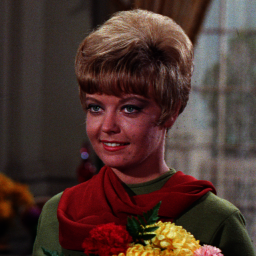
#> input picture s22022_hw0/Data/4.1.01.tiff, 256 x 256 px, found by its file name
$ jupyter execute --allow-errors s22022_hw0.ipynb   (shell and % lines are left out)   (text cells are left out)
#> lines starting #> are read from the running program, lines starting #| are printed output that depends on the picture; after the words box and inside, x2 and y2 are one past the last pixel; in counts of white or black regions, pixels touching at a corner belong together; long printed decimals are rounded; pictures that were not available may be replaced by others from this repository, and a replacement may not be noted
[cell 1]
%cd /content/drive/MyDrive/Digital_Image_Processing_EE608

[cell 2]
import matplotlib.pyplot as plt
import matplotlib.image as mpimg
import math
from PIL import Image
import cv2
import numpy as np
import imageio
import os
from google.colab.patches import cv2_imshow

'''
Change the path here to run the below code
'''

RGB_img = "/content/drive/MyDrive/misc/misc/4.1.01.tiff"
compressed_image= "/content/drive/MyDrive/stinkbug.jpg"
grey_img= "/content/main-qimg-3b9edf68c9278c4c852c16d98ae0649f-lq.jpg"

foreground_image="/content/drive/MyDrive/misc/foreground.png"
background_image="/content/drive/MyDrive/misc/background.png"

video_path="/content/drive/MyDrive/misc/vecteezy.mp4"
screenshot_save_dir="/content/drive/MyDrive/misc/Test_frame"
quantized_screenshot_dir="/content/drive/MyDrive/misc/Test_frame_quant"

saving_quantized_video="/content/drive/MyDrive/misc/Atest_video.mp4"

[cell 3]
img = mpimg.imread(RGB_img)
#> img is the input picture: shape (256, 256, 3); mean R, G, B 75.8, 52.6, 46.3
print(img)
#> (printed output is left out)

[cell 4]
imgplot = plt.imshow(img)

[cell 5]
smallest = np.amin(img)
#> smallest = 1
biggest = np.amax(img)
#> biggest = 254

print(smallest)
#| 1
print(biggest)
#| 254

[cell 6]
if np.amax(img) <=1:
  print("1")
elif np.amax(img) <=3:
  print("2")
elif np.amax(img) <=7:
  print("3")
elif np.amax(img) <=15:
  print("4")
elif np.amax(img) <=31:
  print("5")
elif np.amax(img) <=63:
  print("6")
elif np.amax(img) <=127:
  print("7")
elif np.amax(img) <=255:
  print("8")

[cell 7]
print(img.shape)
#| (256, 256, 3)

[cell 8]
import os
compressed_size=os.path.getsize(compressed_image)
print(compressed_size)

predicted_size = img.shape[0] * img.shape[1]
#> predicted_size = 65536
print(predicted_size)
#| 65536

efficiency = compressed_size / predicted_size
#> efficiency = 0.849
print(efficiency)
#| 0.8491

[cell 9]
def bitplane_slicing(plane):
#> called with plane = 7
  img = cv2.imread(RGB_img,0)
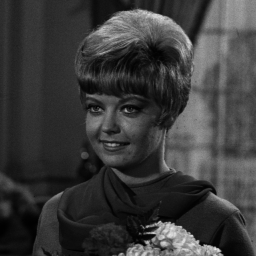
#> img: shape (256, 256); min 1, max 234, mean 58.8

  lst = []
  for i in range(img.shape[0]):
      for j in range(img.shape[1]):
          lst.append(np.binary_repr(img[i][j] ,width=8))
#> after the loop, lst = 65536 items

  if plane==8:
    bit_img = (np.array([int(i[0]) for i in lst],dtype = np.uint8) * 128).reshape(img.shape[0],img.shape[1])
  elif plane==7:
    bit_img = (np.array([int(i[1]) for i in lst],dtype = np.uint8) * 64).reshape(img.shape[0],img.shape[1])
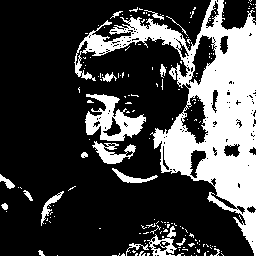
#> bit_img: shape (256, 256); values 0 (black) and 64 (white), 26.7% white; 182 white regions (163 under 20 px), largest, box (x1, y1, x2, y2) and area: (74, 0, 256, 256) 13745, (85, 94, 146, 141) 1384, (92, 141, 136, 164) 460
  elif plane==6:
    bit_img = (np.array([int(i[2]) for i in lst],dtype = np.uint8) * 32).reshape(img.shape[0],img.shape[1])
  elif plane==5:
    bit_img = (np.array([int(i[3]) for i in lst],dtype = np.uint8) * 16).reshape(img.shape[0],img.shape[1])
  elif plane==4:
    bit_img = (np.array([int(i[4]) for i in lst],dtype = np.uint8) * 8).reshape(img.shape[0],img.shape[1])
  elif plane==3:
    bit_img = (np.array([int(i[5]) for i in lst],dtype = np.uint8) * 4).reshape(img.shape[0],img.shape[1])
  elif plane==2:
    bit_img = (np.array([int(i[6]) for i in lst],dtype = np.uint8) * 2).reshape(img.shape[0],img.shape[1])
  elif plane==1:
    bit_img = (np.array([int(i[7]) for i in lst],dtype = np.uint8) * 1).reshape(img.shape[0],img.shape[1])
  imgplot = plt.imshow(bit_img)

bitplane_slicing(7)

[cell 10]
def quantized_image(path,num_levels):
  image = imageio.imread(path)
  image = np.array(image, dtype=np.float32)
  bins = np.linspace(0, 255, num_levels+1)
  image = np.digitize(image, bins) - 1

  for i in range(num_levels):
      mask = (image == i)
      image[mask] = np.mean(bins[i:i+2])
  image = np.clip(image, 0, 255).astype(np.uint8)

  return image

[cell 11]
num_levels=8
#> (the rest of this cell did not finish here and is left out)

[cell 12]
num_levels=7
#> num_levels = 7
#> (the rest of this cell did not finish here and is left out)


[cell 13]
num_levels=6
#> num_levels = 6
#> (the rest of this cell did not finish here and is left out)


[cell 14]
num_levels=5
#> num_levels = 5
#> (the rest of this cell did not finish here and is left out)


[cell 15]
num_levels=4
#> num_levels = 4
#> (the rest of this cell did not finish here and is left out)

[cell 16]
num_levels=3
#> num_levels = 3
#> (the rest of this cell did not finish here and is left out)

[cell 17]
num_levels=2
#> num_levels = 2
#> (the rest of this cell did not finish here and is left out)

[cell 18]
num_levels=1
#> num_levels = 1
#> (the rest of this cell did not finish here and is left out)

[cell 19]
def Red_Image():
  img = np.array(Image.open(RGB_img))
  img.setflags(write=1)
  img[:,:,1]=0
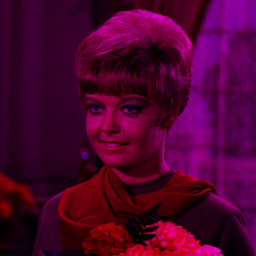
#> img: shape (256, 256, 3); mean R, G, B 75.8, 0, 46.3
  img[:,:,2]=0
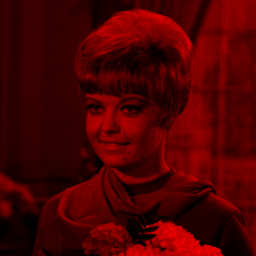
#> img: shape (256, 256, 3); mean R, G, B 75.8, 0, 0
  return img

imgplot = plt.imshow(Red_Image())

[cell 20]
def green_Image():
  img = np.array(Image.open(RGB_img))
  img.setflags(write=1)
  img[:,:,0]=0
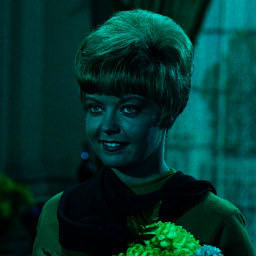
#> img: shape (256, 256, 3); mean R, G, B 0, 52.6, 46.3
  img[:,:,2]=0
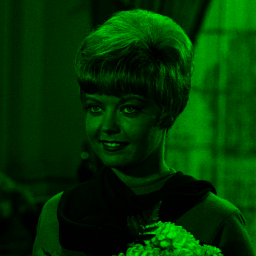
#> img: shape (256, 256, 3); mean R, G, B 0, 52.6, 0
  return img

imgplot = plt.imshow(green_Image())

[cell 21]
def blue_Image():
  img = np.array(Image.open(RGB_img))
  img.setflags(write=1)
  img[:,:,0]=0
  img[:,:,1]=0
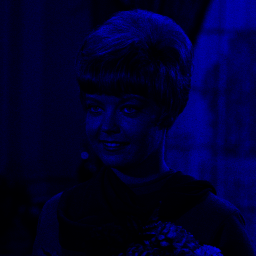
#> img: shape (256, 256, 3); mean R, G, B 0, 0, 46.3
  return img

imgplot = plt.imshow(blue_Image())

[cell 22]
ar = []
c = 0
for i in img:
  ar.append([])
  for j in i:
    gray = ((0.299 * j[0]) + (0.299 * j[1]) + (0.299 * j[2]))
    gray = math.floor(gray)
    ar[c].append(gray)
  c = c + 1
#> after the loop, ar = 256 items; c = 256
print(ar)
#> (printed output is left out)
#print(ar.shape)
imgplote = plt.imshow(img)

[cell 23]
imgplote = plt.imshow(ar,cmap='gray')
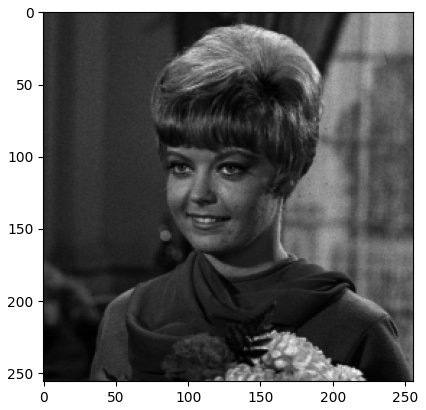
#> figure drawn by matplotlib, 1 panel

[cell 24]
def dominant_color(path):

  img = cv2.imread(path,cv2.IMREAD_COLOR)

  data = np.reshape(img, (-1,3))
  print(data.shape)
  data = np.float32(data)

  criteria = (cv2.TERM_CRITERIA_EPS + cv2.TERM_CRITERIA_MAX_ITER, 10, 1.0)
  flags = cv2.KMEANS_RANDOM_CENTERS
  compactness,labels,centers = cv2.kmeans(data,1,None,criteria,10,flags)

  print('Dominant color is: bgr({})'.format(centers[0].astype(np.int32)))
  return centers[0].astype(np.int32)

#> (the rest of this cell did not finish here and is left out)

#> (a cell that did not finish here is left out)

[cell 26]
def extract_frame(path):
#> called with path = '/content/drive/MyDrive/misc/vecteezy.mp4'
  cap = cv2.VideoCapture(path)
  if cap.isOpened():
      current_frame = 0
      while True:
          ret, frame = cap.read()
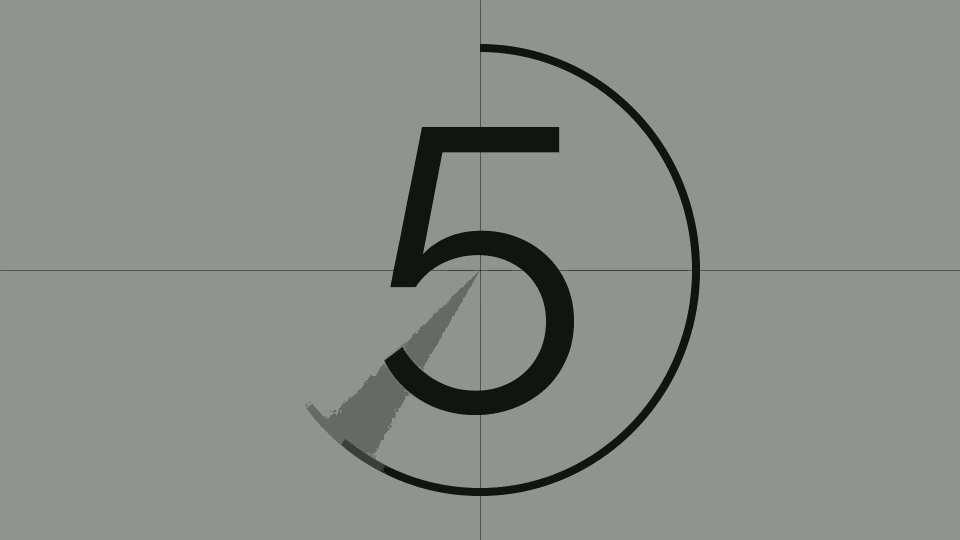
#> input picture frame 18 of s22022_hw0/Data/Atest_video.mp4, 1920 x 1080 px, given in place of vecteezy.mp4, which was not available (shown at 1/2 size)
#> frame is the input picture: shape (1080, 1920, 3); mean B, G, R 137.4, 140.4, 138.4
          if ret:
              name =screenshot_save_dir+"/frame"+str(current_frame)+".jpg"
              print(f"Creating file... {name}")
              cv2.imwrite(name, frame)
              current_frame += 1
      cap.release()
  cv2.destroyAllWindows()

#extract_frame("/content/drive/MyDrive/misc/vecteezy.mp4")
